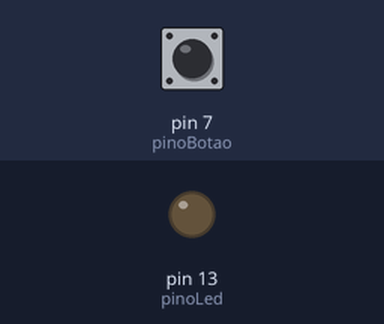
A sketch run on a simulated Arduino Uno, built with avr-gcc and run on an emulated ATmega328P. On the bench: output pins drawn as LEDs (lit = HIGH). The inputs (shaded band) are chosen by the test bench; at power-on: pin 7 (pinoBotao) LOW.

Above: at 1.2 s.
1.3 s: pin 7 (pinoBotao) pulled HIGH for 0.15 s
At 2.2 s:
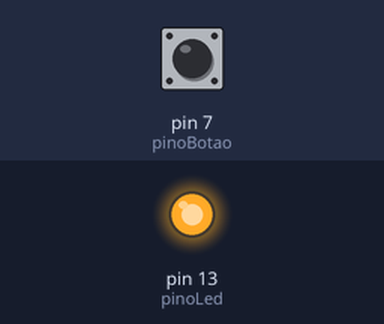
2.9 s: pin 7 (pinoBotao) pulled HIGH for 1 s
At 3.4 s:
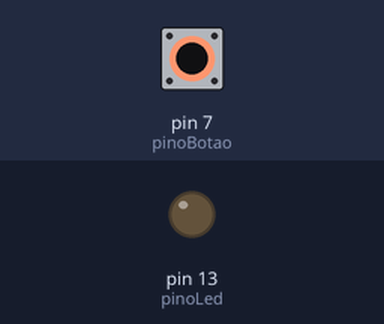
5.4 s: pin 7 (pinoBotao) pulled HIGH for 3.2 s
At 6.6 s:
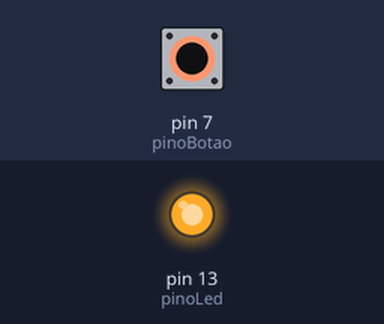
Timing chart, 0 to 8.4 s (numbered marks = the images above; inputs shaded):
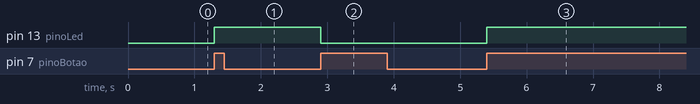

Measured:
- after the input at 1.3 s, pin 13 (pinoLed): LOW → HIGH at once
- after the input at 2.9 s, pin 13 (pinoLed): HIGH → LOW at once
- after the input at 5.4 s, pin 13 (pinoLed): LOW → HIGH at once

The sketch:

ex09.ino
```cpp
int pinoLed = 13;
int pinoBotao = 7;
int estadoBotao;
int estadoAnterior = 0;
int estadoLed = 0;

void setup() {
  pinMode(pinoLed, OUTPUT);
  pinMode(pinoBotao, INPUT);
}

void loop() {
  estadoBotao = digitalRead(pinoBotao);

  if (estadoBotao == HIGH && estadoAnterior == LOW) {
    estadoLed = !estadoLed;
  }

  digitalWrite(pinoLed, estadoLed);
  estadoAnterior = estadoBotao;
  delay(50);
}
```
